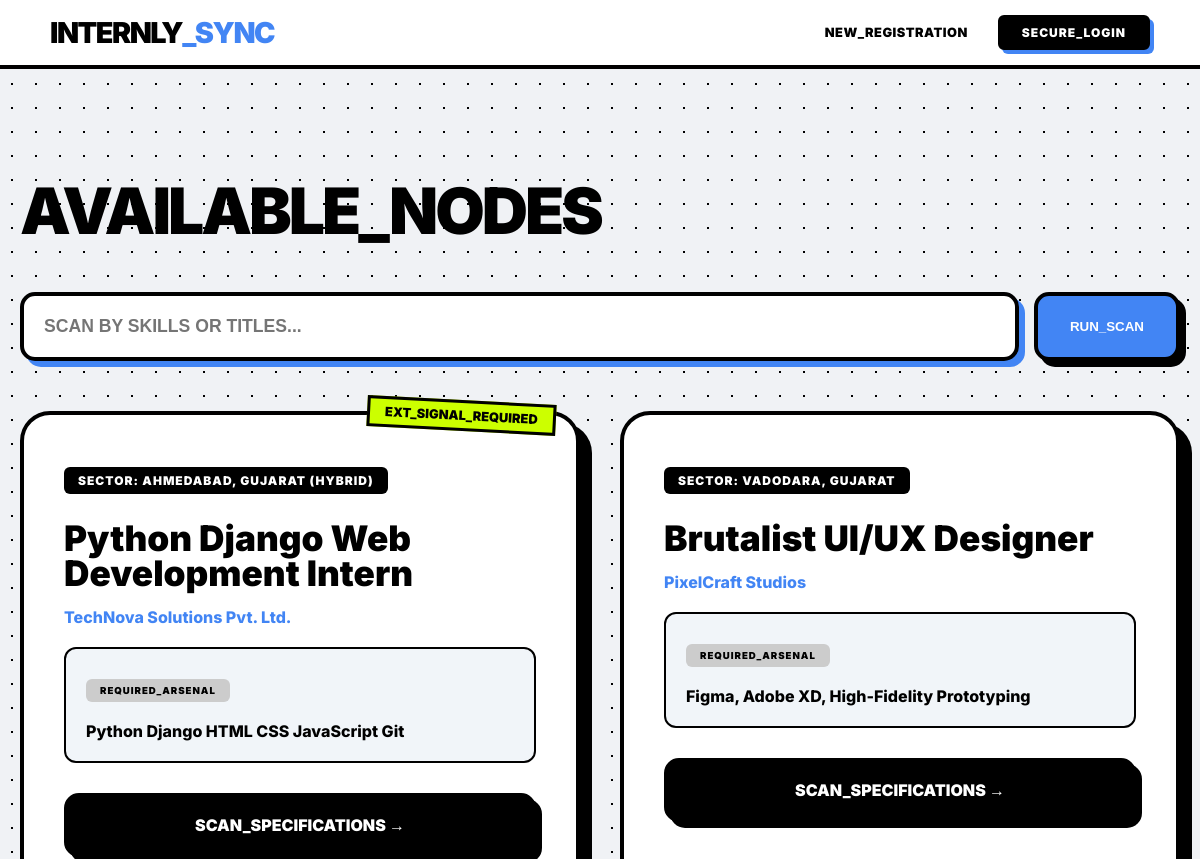
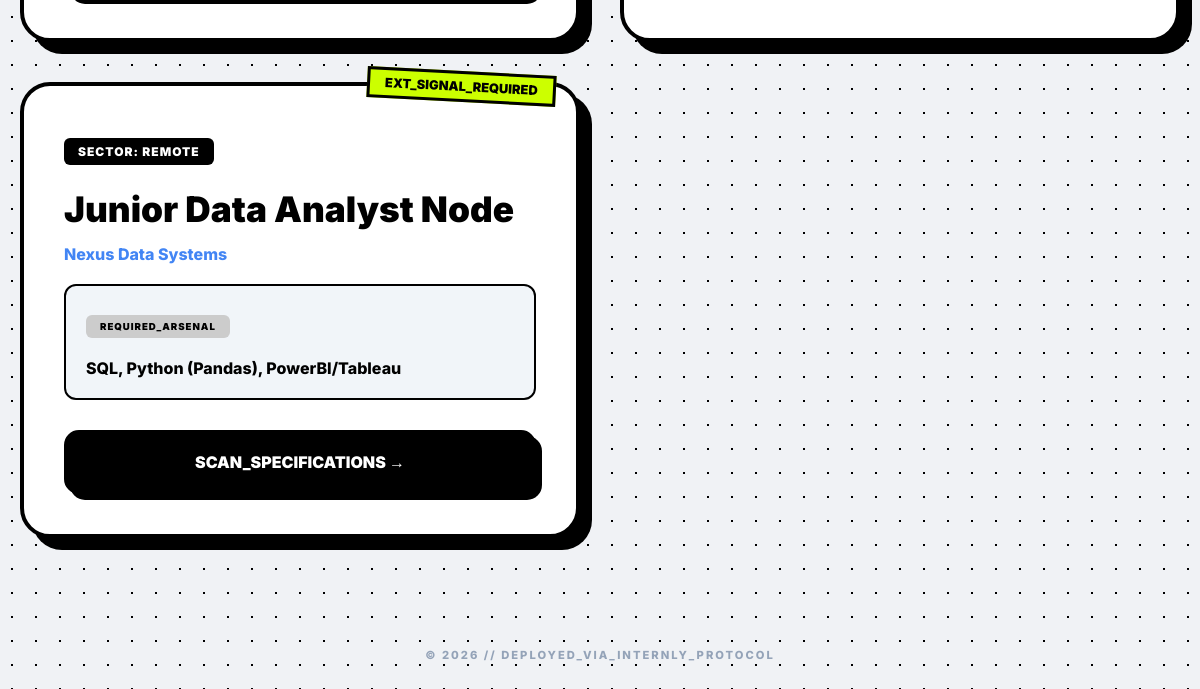
Page /internships/ on the earlier database version (2 pictures, top to bottom).
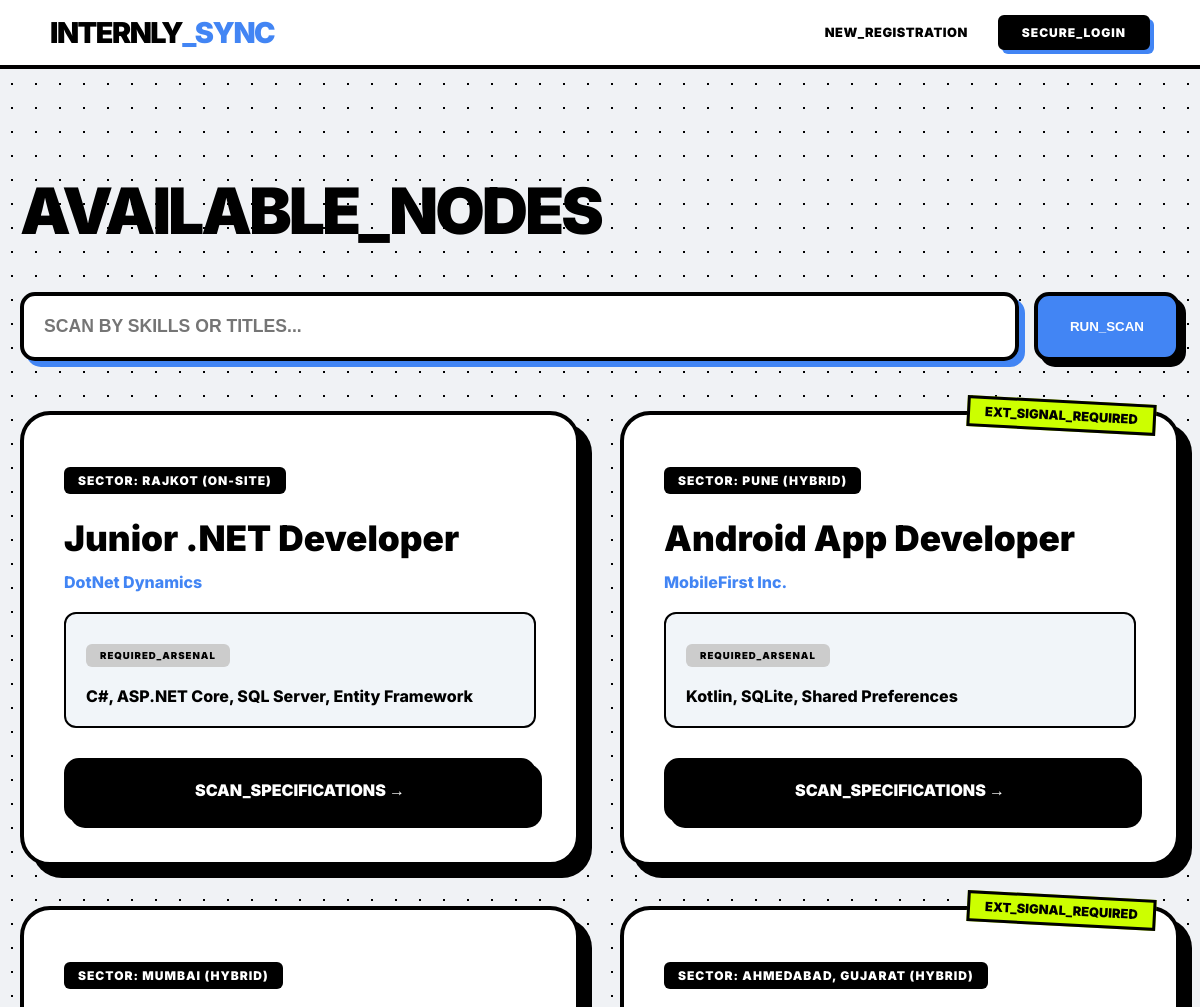
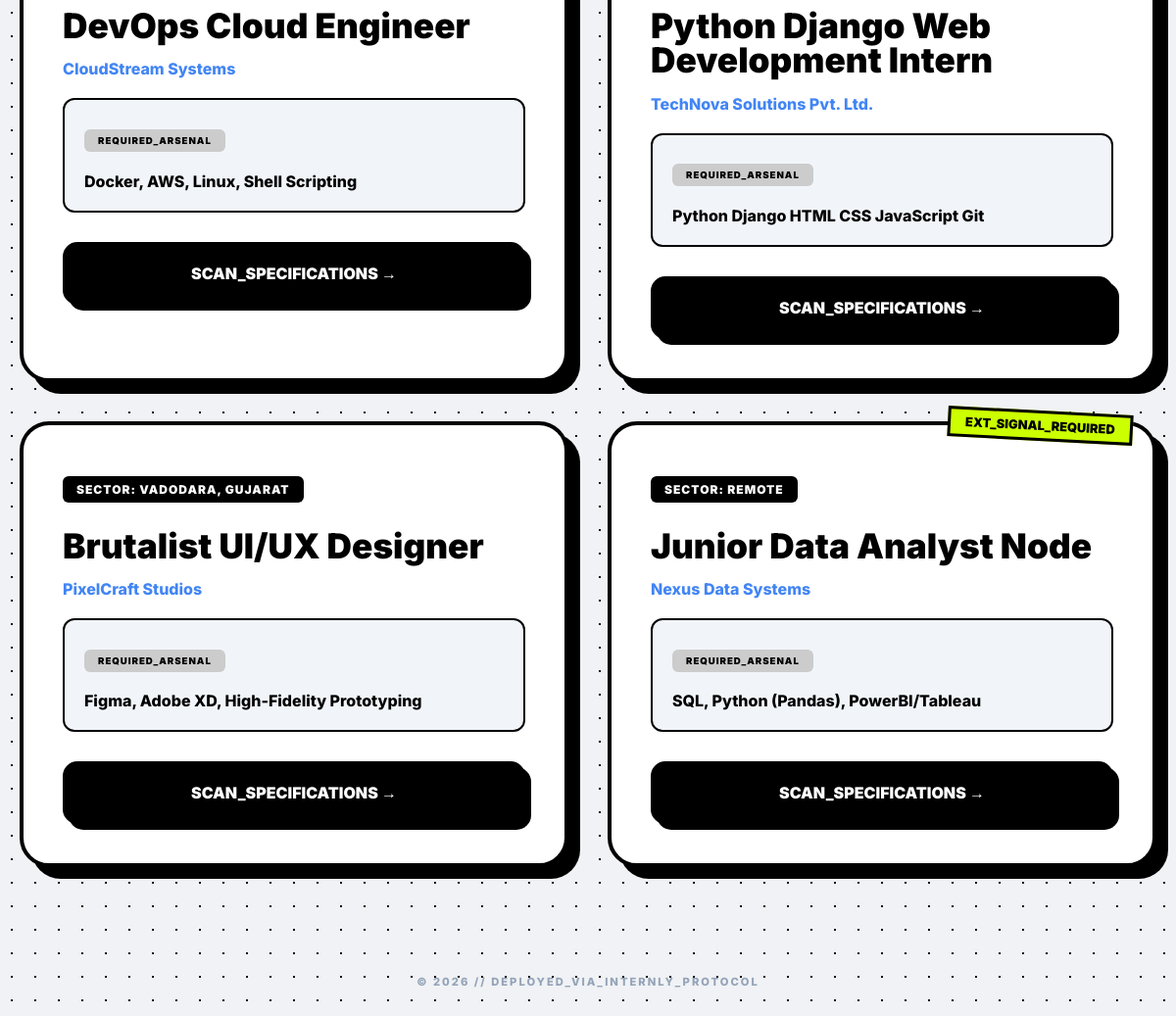
Same page on the later database version (2 pictures, top to bottom).
### management/models.py (models this page shows, shortened)
class Internship(models.Model):
    faculty = models.ForeignKey(User, on_delete=models.CASCADE, related_name='posted_internships')
    title = models.CharField(max_length=200)
    company_name = models.CharField(max_length=200, default="Institutional Dept")
    stipend = models.CharField(max_length=100, blank=True, null=True)
    external_apply_link = models.URLField(blank=True, null=True)
    description = models.TextField()
    required_skills = models.TextField()
    location = models.CharField(max_length=100, default="Remote")
    deadline = models.DateTimeField()
    created_at = models.DateTimeField(auto_now_add=True)

### management/views.py (the view)
# urls.py: path('internships/', views.internship_list, name='internship_list'),
def internship_list(request):
    query = request.GET.get('q') # Captures the search input
    if query:
        nodes = Internship.objects.filter(
            Q(title__icontains=query) | Q(required_skills__icontains=query)
        ).order_by('-created_at')
    else:
        nodes = Internship.objects.all().order_by('-created_at')
    return render(request, 'management/internship_list.html', {'internships': nodes})

### management/templates/management/internship_list.html
{% extends 'management/base.html' %}
{% block content %}
<div style="max-width: 1300px; margin: 0 auto; padding: 60px 20px;">
    <div style="margin-bottom: 50px;">
        <h1 style="font-size: 4rem; font-weight: 950; letter-spacing: -3px;">AVAILABLE_NODES</h1>
        <form method="GET" style="display: flex; gap: 15px;">
            <input type="text" name="q" value="{{ request.GET.q }}" placeholder="SCAN BY SKILLS OR TITLES..."
                   style="flex: 1; border: 4px solid black; padding: 20px; border-radius: 15px; font-weight: 800; font-size: 1.1rem; box-shadow: 6px 6px 0px var(--sync-blue);">
            <button type="submit" class="sync-btn">Run_Scan</button>
        </form>
    </div>
    <div style="display: grid; grid-template-columns: repeat(auto-fill, minmax(400px, 1fr)); gap: 40px;">
        {% for node in internships %}
        <div class="brutalist-card" style="position: relative;">
            {% if node.external_apply_link %}
            <div style="position: absolute; top: -15px; right: 20px; background: var(--sync-neon); border: 3px solid black; padding: 5px 15px; font-weight: 900; transform: rotate(3deg); font-size: 0.8rem;">EXT_SIGNAL_REQUIRED</div>
            {% endif %}
            <p class="industrial-label">Sector: {{ node.location }}</p>
            <h2 style="font-size: 2.2rem; font-weight: 950; margin: 15px 0; line-height: 1;">{{ node.title }}</h2>
            <p style="font-weight: 800; color: var(--sync-blue); margin-bottom: 20px;">{{ node.company_name }}</p>
            <div style="background: #f1f5f9; padding: 20px; border-radius: 12px; border: 2px solid black;">
                <p class="industrial-label" style="background: #ccc; color: black; font-size: 0.6rem;">Required_Arsenal</p>
                <p style="font-weight: 800; margin: 10px 0 0;">{{ node.required_skills }}</p>
            </div>
            <a href="{% url 'internship_detail' node.pk %}" class="sync-btn" style="display: block; text-align: center; margin-top: 30px; background: var(--sync-border);">Scan_Specifications →</a>
        </div>
        {% endfor %}
    </div>
</div>
{% endblock %}

### management/templates/management/base.html (shortened to what this page needs)
<!DOCTYPE html>
<html lang="en">
<head>
</head>
<body>
    <nav>
        <a href="{% url 'home_landing' %}" style="text-decoration: none; display: flex; align-items: center; gap: 12px;">
            <div style="font-weight: 950; font-size: 1.8rem; letter-spacing: -1.5px; color: var(--sync-border); text-transform: uppercase;">
                INTERNLY<span style="color: var(--sync-blue);">_SYNC</span>
            </div>
        </a>
        <div style="display: flex; gap: 30px; align-items: center;">
            {% if user.is_authenticated %}
                <div style="display: flex; align-items: center; margin-right: 20px;">
                    <span class="pulse"></span>
                    <span style="font-weight: 900; font-size: 0.7rem; text-transform: uppercase;">System_Online</span>
                </div>
                <a href="{% url 'internship_list' %}" class="nav-link">Node_Directory</a>
                {% if user.userprofile.role == 'FACULTY' %}
                    <a href="{% url 'faculty_dashboard' %}" class="nav-link">Command_Board</a>
                {% else %}
                    <a href="{% url 'student_dashboard' %}" class="nav-link">Identity_Hub</a>
                {% endif %}
                <a href="{% url 'logout' %}" class="industrial-label" style="background: var(--sync-red); text-decoration: none; box-shadow: 4px 4px 0px var(--sync-border); border: 2px solid black;">
                    Disconnect
                </a>
            {% else %}
                <a href="{% url 'register' %}" class="nav-link">New_Registration</a>
                <a href="{% url 'login' %}" class="industrial-label" style="background: var(--sync-border); color: white; text-decoration: none; box-shadow: 4px 4px 0px var(--sync-blue); padding: 8px 22px; border: 2px solid black;">
                    Secure_Login
                </a>
            {% endif %}
        </div>
    </nav>
    <main>
        {% block content %}{% endblock %}
    </main>
    <footer style="padding: 50px; text-align: center; font-weight: 800; font-size: 0.7rem; color: #94a3b8; text-transform: uppercase; letter-spacing: 2px;">
        &copy; 2026 // DEPLOYED_VIA_INTERNLY_PROTOCOL
    </footer>
</body>
</html>

### management/templates/management/base.html (style rules this page uses)
:root { --sync-blue: #4285f4; --sync-neon: #ccff00; --sync-red: #ef4444; --sync-bg: #f0f2f5; --sync-border: #000000; }
body { background-color: var(--sync-bg); background-image: radial-gradient(var(--sync-border) 0.8px, transparent 0.8px); background-size: 24px 24px; font-family: 'Inter', sans-serif; margin: 0; color: var(--sync-border); }
.brutalist-card { background: white; border: 4px solid var(--sync-border); border-radius: 30px; box-shadow: 12px 12px 0px var(--sync-border); padding: 40px; }
.industrial-label { display: inline-block; background: var(--sync-border); color: white; padding: 6px 14px; font-weight: 900; text-transform: uppercase; font-size: 0.75rem; border-radius: 6px; letter-spacing: 1px; }
.sync-btn { background: var(--sync-blue); color: white; border: 4px solid var(--sync-border); padding: 18px 32px; border-radius: 15px; font-weight: 900; text-transform: uppercase; text-decoration: none; box-shadow: 6px 6px 0px var(--sync-border); transition: all 0.1s; display: inline-block; cursor: pointer; }
nav { background: white; border-bottom: 4px solid var(--sync-border); padding: 15px 50px; display: flex; justify-content: space-between; align-items: center; position: sticky; top: 0; z-index: 1000; }
.nav-link { font-weight: 900; text-transform: uppercase; font-size: 0.8rem; color: var(--sync-border); text-decoration: none; letter-spacing: 0.5px; transition: color 0.2s; }

Differences in the rows shown:
added Internship: location "RAJKOT (ON-SITE)", title "Junior .NET Developer", company_name "DotNet Dynamics", required_skills "C#, ASP.NET Core, SQL Server, Entity Framework"
added Internship: shows "EXT_SIGNAL_REQUIRED", location "PUNE (HYBRID)", title "Android App Developer", company_name "MobileFirst Inc.", required_skills "Kotlin, SQLite, Shared Preferences"
added Internship: location "MUMBAI (HYBRID)", title "DevOps Cloud Engineer", company_name "CloudStream Systems", required_skills "Docker, AWS, Linux, Shell Scripting"
